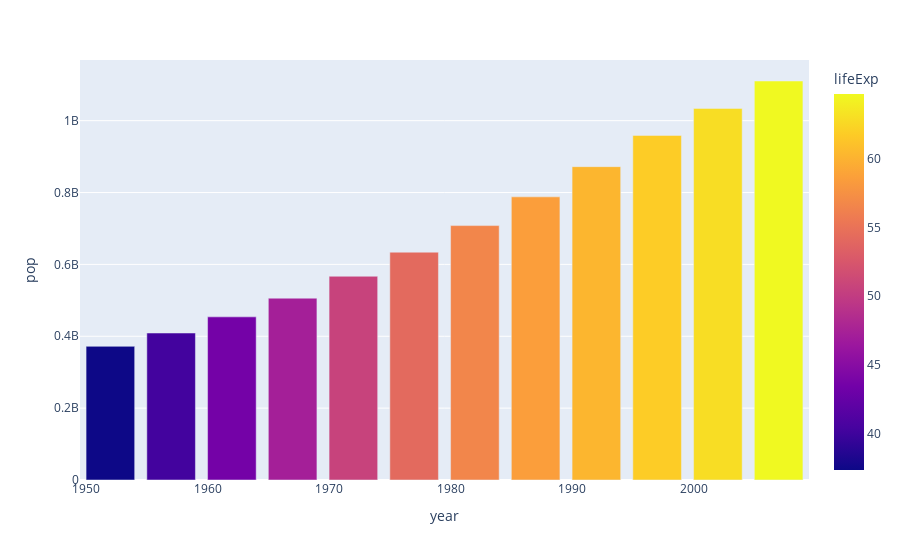

Notebook source saved alongside this figure:
### Code cell
fig = px.bar(india_data, x='year',y='pop',color='lifeExp')
fig.show()

### Figure 1 — Plotly figure (JSON) as saved in the notebook; plotly's stock layout.template omitted (floating-point values rounded to 4 significant figures)
{"data": [{"alignmentgroup": "True", "hovertemplate": "year=%{x}<br>pop=%{y}<br>lifeExp=%{marker.color}<extra></extra>", "legendgroup": "", "marker": {"color": [37.37, 40.25, 43.6, 47.19, 50.65, 54.21, 56.6, 58.55, 60.22, 61.77, 62.88, 64.7], "coloraxis": "coloraxis", "pattern": {"shape": ""}}, "name": "", "offsetgroup": "", "orientation": "v", "showlegend": false, "textposition": "auto", "type": "bar", "x": [1952, 1957, 1962, 1967, 1972, 1977, 1982, 1987, 1992, 1997, 2002, 2007], "xaxis": "x", "y": [372000000, 409000000, 454000000, 506000000, 567000000, 634000000, 708000000, 788000000, 872000000, 959000000, 1034172547, 1110396331], "yaxis": "y"}], "layout": {"autosize": true, "barmode": "relative", "coloraxis": {"colorbar": {"title": {"text": "lifeExp"}}, "colorscale": [[0, "#0d0887"], [0.1111, "#46039f"], [0.2222, "#7201a8"], [0.3333, "#9c179e"], [0.4444, "#bd3786"], [0.5556, "#d8576b"], [0.6667, "#ed7953"], [0.7778, "#fb9f3a"], [0.8889, "#fdca26"], [1, "#f0f921"]]}, "legend": {"tracegroupgap": 0}, "margin": {"t": 60}, "xaxis": {"anchor": "y", "autorange": true, "domain": [0, 1], "range": [1950.0, 2010.0], "title": {"text": "year"}, "type": "linear"}, "yaxis": {"anchor": "x", "autorange": true, "domain": [0, 1], "range": [0, 1169000000.0], "title": {"text": "pop"}, "type": "linear"}}}
